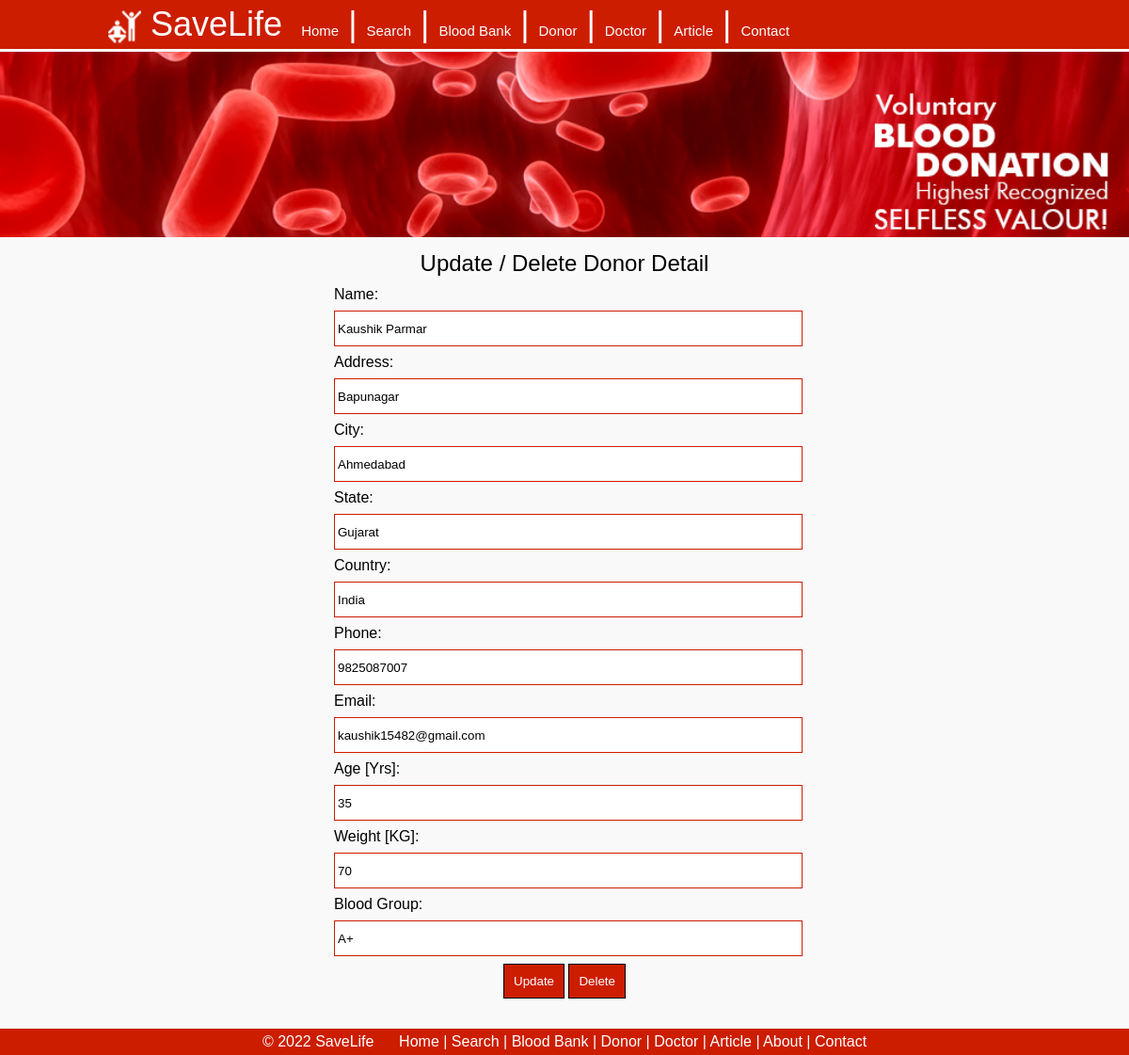
The app's page /update_donor.php?update_code=123456789 with its own data.
### tables this page shows
CREATE TABLE `donor_master` (
  `ID` int(5) NOT NULL,
  `BloodBankID` int(5) NOT NULL DEFAULT '0',
  `Name` varchar(30) NOT NULL,
  `Address` varchar(200) NOT NULL,
  `City` varchar(25) NOT NULL,
  `State` varchar(25) NOT NULL,
  `Country` varchar(25) NOT NULL,
  `Phone` varchar(30) NOT NULL,
  `Email` varchar(50) NOT NULL,
  `Age` int(3) NOT NULL,
  `Weight` int(3) NOT NULL,
  `BloodGroup` varchar(10) NOT NULL,
  `UpdateCode` varchar(50) NOT NULL,
  `RegisterDate` timestamp NOT NULL DEFAULT CURRENT_TIMESTAMP,
  `Status` int(1) NOT NULL DEFAULT '1'
);

### update_donor.php (the view, shortened to what this page needs)
<?php
	include("includes/db.php");
	if(isset($_GET['update_code']))
	{
		$update_code = $_GET['update_code'];
		$query = "select * from donor_master where UpdateCode like '$update_code'";
		$result = $con->query($query);
		if($row = $result->fetch_row())
		{
			$id = $row[0];
			$name = $row[2];
			$address = $row[3];
			$city = $row[4];
			$state = $row[5];
			$country = $row[6];
			$phone = $row[7];
			$email = $row[8];
			$age = $row[9];
			$weight = $row[10];
			$bloodgroup = $row[11];
		}
		else
		{
			header('Location:index.php');
		}
	}
	else
	{
		header("Location:index.php");
	}
?>
<!DOCTYPE html>
<html lang="en">
<head>
<?php
		include('includes/css_js.php');
?>
</head>
<body>
<div class="container">
	<?php
		include('includes/header.php');
	?>
    <div class="main">
    <div class="head">Update / Delete Donor Detail</div>
		<form name="f1" method="post" action="update_donor_result.php">
        <table border="0px" cellpadding="3px" align="center" width="500px">
			<tr><td>Name:</td></tr>
			<tr><td><input class="txt" type="text" name="name" maxlength="50" value="<?php if(isset($name)){echo $name;}?>" required /><input type="hidden" name="id" maxlength="6" value="<?php if(isset($id)){echo $id;}?>" required /></td></tr>
			<tr><td>Address:</td></tr>
            <tr><td><input class="txt" type="text" name="address" maxlength="200" value="<?php if(isset($address)){echo $address;}?>" required /></td></tr>
			<tr><td>City:</td></tr>
			<tr><td><input class="txt" type="text" name="city" maxlength="25" value="<?php if(isset($city)){echo $city;}?>" required /></td></tr>
            <tr><td>State:</td></tr>
            <tr><td><input class="txt" type="text" name="state" maxlength="25" value="<?php if(isset($state)){echo $state;}?>" required /></td></tr>
            <tr><td>Country:</td></tr>
            <tr><td><input class="txt" type="text" name="country" maxlength="25" value="<?php if(isset($country)){echo $country;}?>" required /></td></tr>
            <tr><td>Phone:</td></tr>
            <tr><td><input class="txt" type="text" name="phone" maxlength="35" value="<?php if(isset($phone)){echo $phone;}?>" required /></td></tr>
            <tr><td>Email:</td></tr>
			<tr><td><input class="txt" type="email" name="email" maxlength="50" value="<?php if(isset($email)){echo $email;}?>" required /></td></tr>
            <tr><td>Age [Yrs]:</td></tr>
            <tr><td><input class="txt" type="number" name="age" maxlength="3" value="<?php if(isset($age)){echo $age;}?>" required /></td></tr>
			<tr><td>Weight [KG]:</td></tr>
			<tr><td><input class="txt" type="number" name="weight" maxlength="3" value="<?php if(isset($weight)){echo $weight;}?>" required /></td></tr>
            <tr><td>Blood Group:</td></tr>
			<tr><td><input class="txt" type="text" name="blood_group" maxlength="10" value="<?php if(isset($bloodgroup)){echo $bloodgroup;}?>" required /></td></tr>
            <tr><td align="center"><input class="btn" type="submit" value="Update"  />&nbsp;<input class="btn" type="button" value="Delete" onClick="window.location.href='delete_donor.php?id=<?php if(isset($id)){echo $id;}?>&update_code=<?php if(isset($update_code)){echo $update_code;}?>'" /></td></tr>
        </table>
        </form>
    </div>
    <?php
		include('includes/footer.php');
	?>
</div>
</body>
</html>

### css/style.css (style rules this page uses)
body { margin:0px; background-color:#f9f9f9; font-family: Arial, Helvetica, sans-serif; }
.container { width:100%; margin-top:55px; }
.main { padding:5px; margin:auto; width:970px; margin-bottom:50px; }
.head { font-size:24px; text-align:center; padding:5px; }
.txt { width:100%; height:30px; border:solid 1px #CC1D00; padding:3px; }
.btn { background-color:#CC1D00; color:#FFF; border:solid 1px #000; padding:10px 10px 10px 10px; }

### records on screen
donor_master: name "Kaushik Parmar", address "Bapunagar", city "Ahmedabad", state "Gujarat", country "India", phone "9825087007", email "kaushik15482@gmail.com", age "35", weight "70", blood_group "A+"

### other values on screen
$title "SaveLife"
